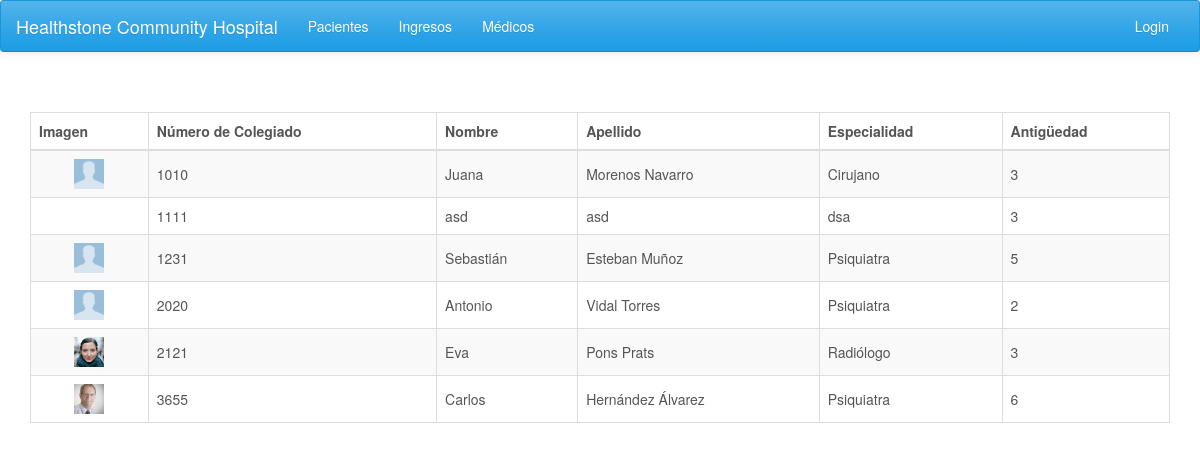
The app's page /medicos.php with its own data.
### tables this page shows
CREATE TABLE IF NOT EXISTS `medicos` (
  `Num_Colegiado` varchar(4) NOT NULL,
  `Nom_Medico` varchar(50) DEFAULT NULL,
  `Apell_Medico` varchar(50) DEFAULT NULL,
  `Especialidad` varchar(25) DEFAULT NULL,
  `Antiguedad` int(10) DEFAULT NULL,
  PRIMARY KEY (`Num_Colegiado`)
);

### medicos.php (the view, shortened to what this page needs)
<?php include 'header.php'; ?>
<div class="container">
  <br><br>
  <div class="row">
    <div class="col-lg-12 col-md-12 col-sm-12 col-sx-12">
      <?php
        require_once 'conexion.php';
        $sql = "SELECT Num_Colegiado, Nom_Medico, Apell_Medico, Especialidad, Antiguedad FROM medicos;";
        $result = $conexion->query($sql);
        if ($result->num_rows > 0) {
            ?>
            <table class="table table-striped table-hover table-bordered">
              <thead>
                <tr>
                  <th>Imagen</th>
                  <th>Número de Colegiado</th>
                  <th>Nombre</th>
                  <th>Apellido</th>
                  <th>Especialidad</th>
                  <th>Antigüedad</th>
                </tr>
              </thead>
              <tbody>
            <?php
             while($row = $result->fetch_assoc()) {
               ?>
                <tr>
                  <td style="vertical-align:middle">
                    <?php
                      if (file_exists('res/img/' . $row["Num_Colegiado"] . '.jpg')){
                    ?>
                      <center><img class="portrait" src="res/img/<?php echo $row["Num_Colegiado"] . ".jpg" ?>" alt="<?php echo $row["Nom_Medico"] ?>"></center>
                    <?php
                      }
                    ?>
                  </td>
                  <td style="vertical-align:middle"><?php echo $row["Num_Colegiado"] ?></td>
                  <td style="vertical-align:middle"><?php echo $row["Nom_Medico"] ?></td>
                  <td style="vertical-align:middle"><?php echo $row["Apell_Medico"] ?></td>
                  <td style="vertical-align:middle"><?php echo $row["Especialidad"] ?></td>
                  <td style="vertical-align:middle"><?php echo $row["Antiguedad"] ?></td>
                </tr>
               <?php
             }
            ?>
              </tbody>
            </table>
            <?php
        } else {
             echo "0 resultados";
        }
      ?>
    </div>
  </div>
</div>
<?php include 'footer.php'; ?>

### css/styles.css (style rules this page uses)
.portrait { width:30px; -webkit-transition: all .3s ease-in-out; -moz-transition: all .3s ease-in-out; -o-transition: all .3s ease-in-out; -ms-transition: all .3s ease-in-out; }

### records on screen
medicos: Num_Colegiado (picture), Num_Colegiado "1010", Nom_Medico "Juana", Apell_Medico "Morenos Navarro", Especialidad "Cirujano", Antiguedad "3"
medicos: Num_Colegiado "1111", Nom_Medico "asd", Apell_Medico "asd", Especialidad "dsa", Antiguedad "3"
medicos: Num_Colegiado (picture), Num_Colegiado "1231", Nom_Medico "Sebastián", Apell_Medico "Esteban Muñoz", Especialidad "Psiquiatra", Antiguedad "5"
medicos: Num_Colegiado (picture), Num_Colegiado "2020", Nom_Medico "Antonio", Apell_Medico "Vidal Torres", Especialidad "Psiquiatra", Antiguedad "2"
medicos: Num_Colegiado (picture), Num_Colegiado "2121", Nom_Medico "Eva", Apell_Medico "Pons Prats", Especialidad "Radiólogo", Antiguedad "3"
medicos: Num_Colegiado (picture), Num_Colegiado "3655", Nom_Medico "Carlos", Apell_Medico "Hernández Álvarez", Especialidad "Psiquiatra", Antiguedad "6"
